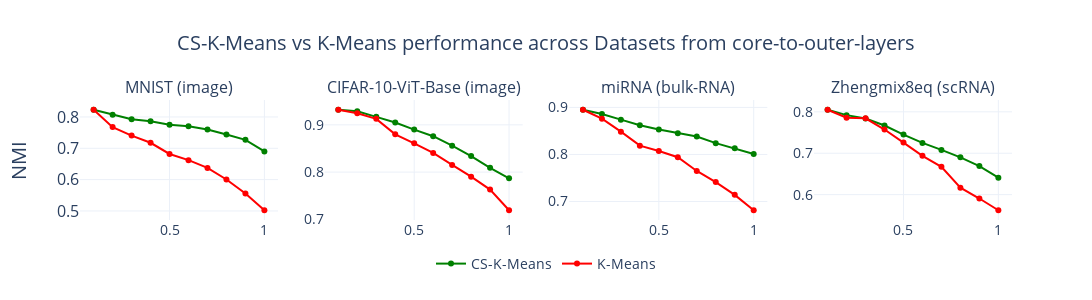

Notebook cell for this chart:
### Code cell
import plotly.graph_objects as go
from plotly.subplots import make_subplots
import numpy as np

fractions = np.linspace(0.1, 1.0, 10)  # x-axis

# global_list = [...]         # you provide (4 local_lists, each with 2 lists)
# dataset_names = [...]       # you provide (list of 4 strings)

# Create subplot grid with your dataset names as titles
fig = make_subplots(rows=1, cols=4, subplot_titles=dataset_names)

for i, local_list in enumerate(global_list, start=1):
    listA, listB = local_list  # unpack

    # First list → green, labeled CS-K-Means
    fig.add_trace(go.Scatter(
        x=fractions, y=listA, mode="lines+markers",
        name="CS-K-Means",
        line=dict(color="green"),
        showlegend=(i == 1)  # only show once
    ), row=1, col=i)

    # Second list → red, labeled K-Means
    fig.add_trace(go.Scatter(
        x=fractions, y=listB, mode="lines+markers",
        name="K-Means",
        line=dict(color="red"),
        showlegend=(i == 1)  # only show once
    ), row=1, col=i)

fig.update_layout(
    title=dict(text="CS-K-Means vs K-Means performance across Datasets from core-to-outer-layers", x=0.5, xanchor="center"),
    template="plotly_white",
    width=1200,
    height=300,
    font=dict(size=14),
    legend=dict(
        orientation="h",   # horizontal legend
        yanchor="bottom",
        y=-0.5,
        xanchor="center",
        x=0.5,
        font=dict(size=14)
    )
)
fig.update_layout(
yaxis=dict(
        title=dict(
            text="NMI",
            font=dict(size=20),
            standoff=25
        ),
        tickfont=dict(size=16)
    )

)
fig.show()

### Figure 1 — Plotly figure (JSON) as saved in the notebook; plotly's stock layout.template omitted (floating-point values rounded to 4 significant figures)
{"data": [{"line": {"color": "green"}, "mode": "lines+markers", "name": "CS-K-Means", "showlegend": true, "x": [0.1, 0.2, 0.3, 0.4, 0.5, 0.6, 0.7, 0.8, 0.9, 1.0], "y": [0.823, 0.807, 0.793, 0.786, 0.775, 0.77, 0.76, 0.744, 0.727, 0.69], "type": "scatter", "xaxis": "x", "yaxis": "y"}, {"line": {"color": "red"}, "mode": "lines+markers", "name": "K-Means", "showlegend": true, "x": [0.1, 0.2, 0.3, 0.4, 0.5, 0.6, 0.7, 0.8, 0.9, 1.0], "y": [0.823, 0.7675, 0.7404, 0.7176, 0.6819, 0.6621, 0.6373, 0.6004, 0.5556, 0.5022], "type": "scatter", "xaxis": "x", "yaxis": "y"}, {"line": {"color": "green"}, "mode": "lines+markers", "name": "CS-K-Means", "showlegend": false, "x": [0.1, 0.2, 0.3, 0.4, 0.5, 0.6, 0.7, 0.8, 0.9, 1.0], "y": [0.932, 0.929, 0.917, 0.905, 0.89, 0.876, 0.856, 0.834, 0.809, 0.787], "type": "scatter", "xaxis": "x2", "yaxis": "y2"}, {"line": {"color": "red"}, "mode": "lines+markers", "name": "K-Means", "showlegend": false, "x": [0.1, 0.2, 0.3, 0.4, 0.5, 0.6, 0.7, 0.8, 0.9, 1.0], "y": [0.932, 0.9244, 0.9127, 0.88, 0.861, 0.8406, 0.8152, 0.7903, 0.7631, 0.7193], "type": "scatter", "xaxis": "x2", "yaxis": "y2"}, {"line": {"color": "green"}, "mode": "lines+markers", "name": "CS-K-Means", "showlegend": false, "x": [0.1, 0.2, 0.3, 0.4, 0.5, 0.6, 0.7, 0.8, 0.9, 1.0], "y": [0.895, 0.886, 0.874, 0.862, 0.853, 0.845, 0.838, 0.824, 0.813, 0.801], "type": "scatter", "xaxis": "x3", "yaxis": "y3"}, {"line": {"color": "red"}, "mode": "lines+markers", "name": "K-Means", "showlegend": false, "x": [0.1, 0.2, 0.3, 0.4, 0.5, 0.6, 0.7, 0.8, 0.9, 1.0], "y": [0.895, 0.876, 0.8485, 0.8187, 0.8073, 0.794, 0.7649, 0.7413, 0.7141, 0.6814], "type": "scatter", "xaxis": "x3", "yaxis": "y3"}, {"line": {"color": "green"}, "mode": "lines+markers", "name": "CS-K-Means", "showlegend": false, "x": [0.1, 0.2, 0.3, 0.4, 0.5, 0.6, 0.7, 0.8, 0.9, 1.0], "y": [0.805, 0.792, 0.784, 0.767, 0.745, 0.725, 0.708, 0.69, 0.669, 0.641], "type": "scatter", "xaxis": "x4", "yaxis": "y4"}, {"line": {"color": "red"}, "mode": "lines+markers", "name": "K-Means", "showlegend": false, "x": [0.1, 0.2, 0.3, 0.4, 0.5, 0.6, 0.7, 0.8, 0.9, 1.0], "y": [0.805, 0.786, 0.7844, 0.7572, 0.7257, 0.6937, 0.6673, 0.6169, 0.5906, 0.5623], "type": "scatter", "xaxis": "x4", "yaxis": "y4"}], "layout": {"xaxis": {"anchor": "y", "domain": [0.0, 0.2125]}, "yaxis": {"anchor": "x", "domain": [0.0, 1.0], "title": {"font": {"size": 20}, "text": "NMI", "standoff": 25}, "tickfont": {"size": 16}}, "xaxis2": {"anchor": "y2", "domain": [0.2625, 0.475]}, "yaxis2": {"anchor": "x2", "domain": [0.0, 1.0]}, "xaxis3": {"anchor": "y3", "domain": [0.525, 0.7375]}, "yaxis3": {"anchor": "x3", "domain": [0.0, 1.0]}, "xaxis4": {"anchor": "y4", "domain": [0.7875, 1.0]}, "yaxis4": {"anchor": "x4", "domain": [0.0, 1.0]}, "annotations": [{"font": {"size": 16}, "showarrow": false, "text": "MNIST (image)", "x": 0.1062, "xanchor": "center", "xref": "paper", "y": 1.0, "yanchor": "bottom", "yref": "paper"}, {"font": {"size": 16}, "showarrow": false, "text": "CIFAR-10-ViT-Base (image)", "x": 0.3688, "xanchor": "center", "xref": "paper", "y": 1.0, "yanchor": "bottom", "yref": "paper"}, {"font": {"size": 16}, "showarrow": false, "text": "miRNA (bulk-RNA)", "x": 0.6313, "xanchor": "center", "xref": "paper", "y": 1.0, "yanchor": "bottom", "yref": "paper"}, {"font": {"size": 16}, "showarrow": false, "text": "Zhengmix8eq (scRNA)", "x": 0.8938, "xanchor": "center", "xref": "paper", "y": 1.0, "yanchor": "bottom", "yref": "paper"}], "title": {"text": "CS-K-Means vs K-Means performance across Datasets from core-to-outer-layers", "x": 0.5, "xanchor": "center"}, "font": {"size": 14}, "legend": {"font": {"size": 14}, "orientation": "h", "yanchor": "bottom", "y": -0.5, "xanchor": "center", "x": 0.5}, "width": 1200, "height": 300}}
